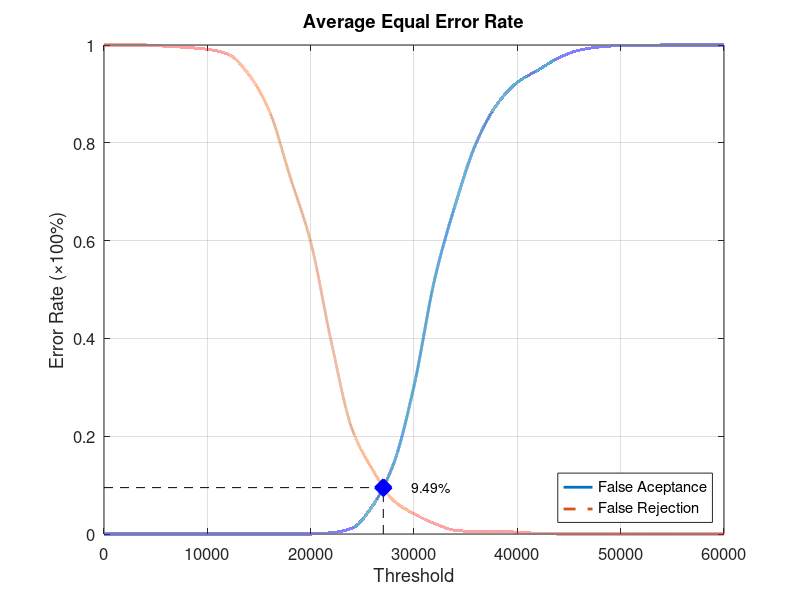
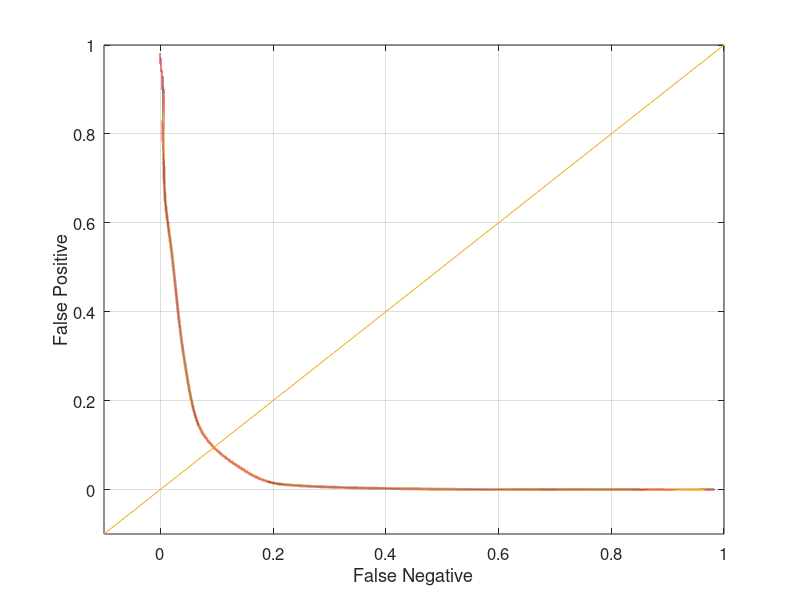

MATLAB code to generate these figures, in order:
function yEER = Experiment2Average
close all;
clear;
clc;
x = 0:2000:60000;
xq = 0:0.5:60000;

y0 = [0 0 0 0 0 0 0 0 0 0 0 0.00263158 0.0118421 0.0578947 0.142105 0.302632 0.521053 0.673684 0.798684 0.877632 0.923684 0.948684 0.973684 0.989474 0.996053 0.998684 0.998684 1 1 1 1];
yy0 = interp1(x, y0, xq, 'pchip');
y1 = [1 1 1 0.9975 0.995 0.99125 0.98125 0.94 0.865 0.73125 0.5975 0.3925 0.215 0.13125 0.06875 0.04125 0.02125 0.0075 0.005 0.005 0.00375 0.00125 0 0 0 0 0 0 0 0 0];
yy1 = interp1(x, y1, xq, 'pchip');

% Calculating EER: 
y2 = abs(y0 - y1);
find(y2 == min(y2))
yy2 = abs(yy0 - yy1);
xEER = find(yy2 == min(yy2));
xEERIndex = xq(xEER) % X-axis EER
yEER = yy0(xEER) % Y-axis EER

main = figure
plot(xq, yy0,'-','LineWidth', 2);	hold on
plot(xq, yy1,'--','LineWidth', 2);	hold on
plot([xEERIndex xEERIndex], [0 yEER], 'k--');	hold on
plot([0 xEERIndex], [yEER yEER], 'k--');	hold on
plot(xEERIndex, yEER, 'bx', 'LineWidth', 10);	hold on
text(xEERIndex + 10 * xEERIndex / 100, yEER, [num2str(round((10000 * yEER)) / 100) '%'])
legend('False Aceptance', 'False Rejection', 'Location', 'SouthEast')
xlabel('Threshold')
ylabel('Error Rate (\times100%)')
title('Average Equal Error Rate')
set(gca, 'FontSize', 12)
axis([0 60000 0 1])
grid on

print(main, 'Experiment2AverageMain', '-dpng');
FNRxFPR = figure('Color', [1 1 1]);
plot(yy1, yy0, '-', yy1, yy0, 'LineWidth', 2);
hold on
y = -0.1:0.1:1
plot(y, y); 
set(gca, 'FontSize', 12)
xlabel('False Negative')
ylabel('False Positive')
axis([-0.1 1 -0.1 1])
set(gca, 'FontSize', 12)
grid on

print(FNRxFPR, 'Experiment2AverageFNRxFPR','-dpng');
end
